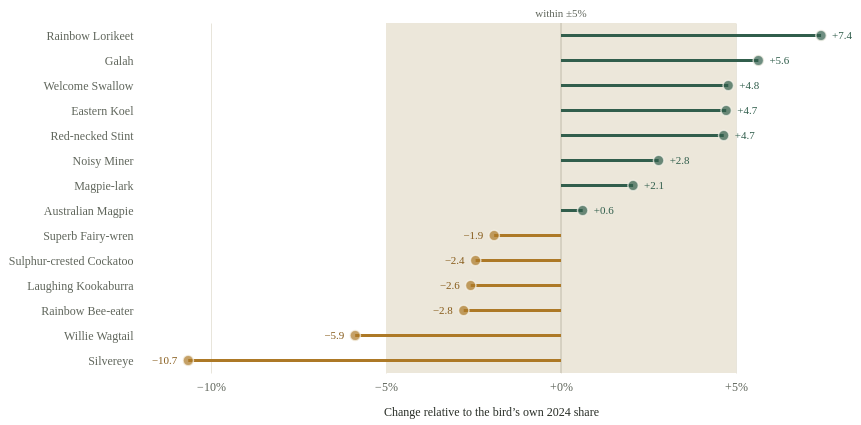

This figure's Vega-Lite source:
### Vega-Lite specification from a JSON file in a GitHub repository (floating-point values rounded to 4 significant figures)
{"$schema": "https://vega.github.io/schema/vega-lite/v5.json", "width": 700, "height": 350, "padding": 8, "config": {"background": "transparent", "font": "Bricolage Grotesque", "view": {"stroke": null}, "axis": {"labelFont": "Bricolage Grotesque", "titleFont": "Bricolage Grotesque", "labelFontSize": 12, "titleFontSize": 12, "titleFontWeight": 500, "labelColor": "#60665c", "titleColor": "#292e27", "domain": false, "ticks": false, "gridColor": "#e0dccf", "gridOpacity": 0.75, "labelPadding": 8, "titlePadding": 14}, "legend": {"labelFont": "Bricolage Grotesque", "titleFont": "Bricolage Grotesque", "labelFontSize": 11, "titleFontSize": 11, "titleFontWeight": 500, "labelColor": "#60665c", "titleColor": "#292e27", "gradientThickness": 9, "gradientLength": 130, "padding": 8}, "title": {"font": "Bricolage Grotesque", "color": "#292e27", "fontSize": 15, "fontWeight": 500, "anchor": "start"}}, "description": "Percentage change in each featured bird’s share of all iNaturalist Australian bird records between 2024 and 2025. Every featured bird with at least 500 records in 2024 is shown. Platform-specific record share is not population change.", "data": {"values": [{"scientific": "Trichoglossus moluccanus", "name": "Rainbow Lorikeet", "count2024": 4629, "count2025": 6856, "rate2024": 149.2, "rate2025": 160.3, "difference": 11.08, "pct": 7.43}, {"scientific": "Eolophus roseicapilla", "name": "Galah", "count2024": 3689, "count2025": 5373, "rate2024": 118.9, "rate2025": 125.6, "difference": 6.709, "pct": 5.64}, {"scientific": "Hirundo neoxena", "name": "Welcome Swallow", "count2024": 2447, "count2025": 3535, "rate2024": 78.89, "rate2025": 82.66, "difference": 3.771, "pct": 4.78}, {"scientific": "Eudynamys orientalis", "name": "Eastern Koel", "count2024": 516, "count2025": 745, "rate2024": 16.64, "rate2025": 17.42, "difference": 0.7852, "pct": 4.72}, {"scientific": "Calidris ruficollis", "name": "Red-necked Stint", "count2024": 569, "count2025": 821, "rate2024": 18.34, "rate2025": 19.2, "difference": 0.8537, "pct": 4.65}, {"scientific": "Manorina melanocephala", "name": "Noisy Miner", "count2024": 4077, "count2025": 5778, "rate2024": 131.4, "rate2025": 135.1, "difference": 3.67, "pct": 2.79}, {"scientific": "Grallina cyanoleuca", "name": "Magpie-lark", "count2024": 3706, "count2025": 5215, "rate2024": 119.5, "rate2025": 121.9, "difference": 2.466, "pct": 2.06}, {"scientific": "Gymnorhina tibicen", "name": "Australian Magpie", "count2024": 7507, "count2025": 10414, "rate2024": 242.0, "rate2025": 243.5, "difference": 1.495, "pct": 0.62}, {"scientific": "Malurus cyaneus", "name": "Superb Fairy-wren", "count2024": 5588, "count2025": 7557, "rate2024": 180.1, "rate2025": 176.7, "difference": -3.444, "pct": -1.91}, {"scientific": "Cacatua galerita", "name": "Sulphur-crested Cockatoo", "count2024": 3814, "count2025": 5130, "rate2024": 123.0, "rate2025": 120.0, "difference": -3.003, "pct": -2.44}, {"scientific": "Dacelo novaeguineae", "name": "Laughing Kookaburra", "count2024": 6155, "count2025": 8267, "rate2024": 198.4, "rate2025": 193.3, "difference": -5.121, "pct": -2.58}, {"scientific": "Merops ornatus", "name": "Rainbow Bee-eater", "count2024": 1281, "count2025": 1717, "rate2024": 41.3, "rate2025": 40.15, "difference": -1.149, "pct": -2.78}, {"scientific": "Rhipidura leucophrys", "name": "Willie Wagtail", "count2024": 3595, "count2025": 4665, "rate2024": 115.9, "rate2025": 109.1, "difference": -6.816, "pct": -5.88}, {"scientific": "Zosterops lateralis", "name": "Silvereye", "count2024": 1820, "count2025": 2242, "rate2024": 58.67, "rate2025": 52.42, "difference": -6.25, "pct": -10.65}]}, "layer": [{"data": {"values": [{"a": -5, "b": 5}]}, "mark": {"type": "rect", "color": "#ece7da"}, "encoding": {"x": {"field": "a", "type": "quantitative"}, "x2": {"field": "b"}}}, {"data": {"values": [{"a": 0}]}, "mark": {"type": "text", "text": "within ±5%", "baseline": "bottom", "dy": -4, "fontSize": 11, "color": "#60665c", "y": 0}, "encoding": {"x": {"field": "a", "type": "quantitative"}}}, {"mark": {"type": "rule", "color": "#d5d0c1", "strokeWidth": 1.2}, "encoding": {"x": {"datum": 0}}}, {"mark": {"type": "rule", "strokeWidth": 3}, "encoding": {"y": {"field": "name", "type": "ordinal", "sort": {"field": "pct", "order": "descending"}, "axis": {"title": null, "labelLimit": 190, "labelFontSize": 12}}, "x": {"field": "pct", "type": "quantitative", "scale": {"zero": true, "nice": true}, "axis": {"title": "Change relative to the bird’s own 2024 share", "titleLimit": 400, "tickCount": 5, "labelExpr": "format(datum.value,'+.0f')+'%'"}}, "x2": {"datum": 0}, "color": {"condition": {"test": "datum.pct>=0", "value": "#315e4c"}, "value": "#ad7926"}}}, {"mark": {"type": "point", "filled": true, "size": 110, "stroke": "#f8f5ec", "strokeWidth": 1.5}, "encoding": {"y": {"field": "name", "type": "ordinal", "sort": {"field": "pct", "order": "descending"}, "axis": {"title": null, "labelLimit": 190, "labelFontSize": 12}}, "x": {"field": "pct", "type": "quantitative", "scale": {"zero": true, "nice": true}, "axis": {"title": "Change relative to the bird’s own 2024 share", "titleLimit": 400, "tickCount": 5, "labelExpr": "format(datum.value,'+.0f')+'%'"}}, "color": {"condition": {"test": "datum.pct>=0", "value": "#315e4c"}, "value": "#ad7926"}, "tooltip": [{"field": "name", "title": "Bird"}, {"field": "pct", "title": "Change in share", "format": "+.1f"}, {"field": "rate2024", "title": "2024 per 10,000", "format": ".1f"}, {"field": "rate2025", "title": "2025 per 10,000", "format": ".1f"}, {"field": "count2024", "title": "2024 records", "format": ","}, {"field": "count2025", "title": "2025 records", "format": ","}]}}, {"transform": [{"filter": "datum.pct>=0"}], "mark": {"type": "text", "dx": 11, "align": "left", "fontSize": 11, "fontWeight": 500}, "encoding": {"y": {"field": "name", "type": "ordinal", "sort": {"field": "pct", "order": "descending"}, "axis": {"title": null, "labelLimit": 190, "labelFontSize": 12}}, "x": {"field": "pct", "type": "quantitative", "scale": {"zero": true, "nice": true}, "axis": {"title": "Change relative to the bird’s own 2024 share", "titleLimit": 400, "tickCount": 5, "labelExpr": "format(datum.value,'+.0f')+'%'"}}, "text": {"field": "pct", "type": "quantitative", "format": "+.1f"}, "color": {"condition": {"test": "datum.pct>=0", "value": "#315e4c"}, "value": "#875c1b"}}}, {"transform": [{"filter": "datum.pct<0"}], "mark": {"type": "text", "dx": -11, "align": "right", "fontSize": 11, "fontWeight": 500}, "encoding": {"y": {"field": "name", "type": "ordinal", "sort": {"field": "pct", "order": "descending"}, "axis": {"title": null, "labelLimit": 190, "labelFontSize": 12}}, "x": {"field": "pct", "type": "quantitative", "scale": {"zero": true, "nice": true}, "axis": {"title": "Change relative to the bird’s own 2024 share", "titleLimit": 400, "tickCount": 5, "labelExpr": "format(datum.value,'+.0f')+'%'"}}, "text": {"field": "pct", "type": "quantitative", "format": "+.1f"}, "color": {"condition": {"test": "datum.pct>=0", "value": "#315e4c"}, "value": "#875c1b"}}}]}
